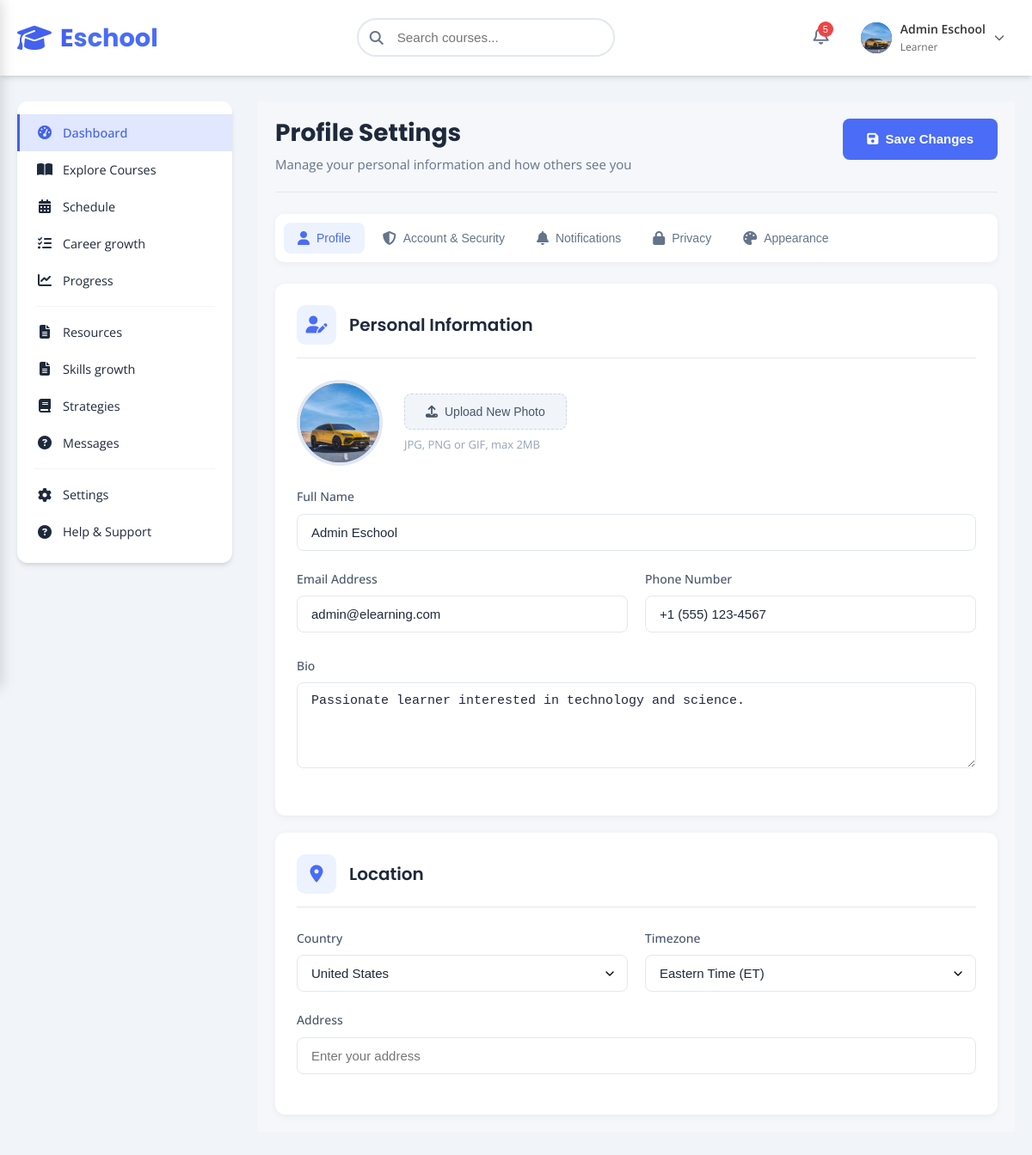
The app's page /settings (signed in), older data.
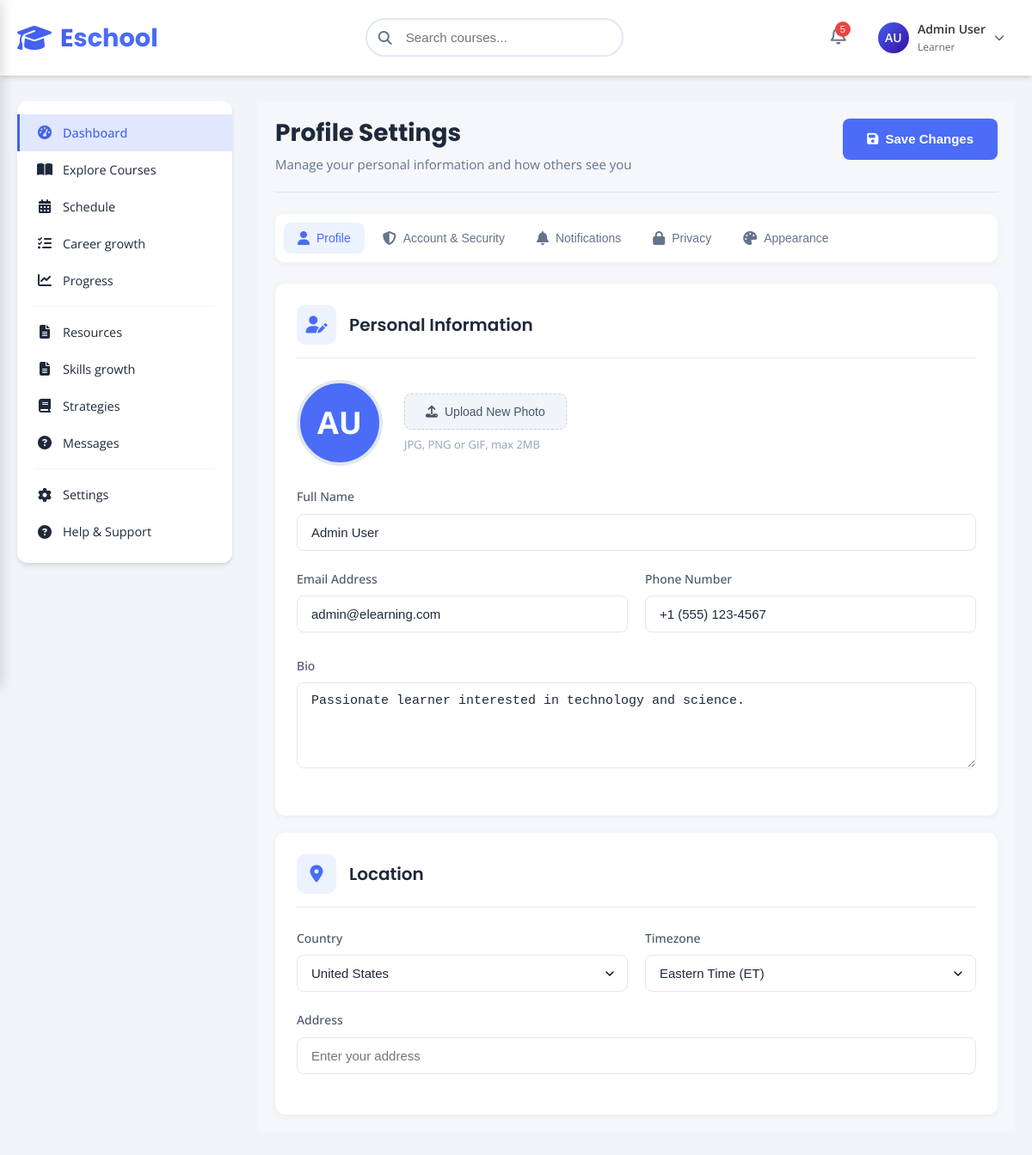
The same page, newer data.
### tables this page shows
CREATE TABLE users (
            id INTEGER PRIMARY KEY AUTOINCREMENT,
            firstname TEXT NOT NULL,
            lastname TEXT NOT NULL,
            email TEXT UNIQUE NOT NULL,
            password TEXT NOT NULL,
            role TEXT DEFAULT 'user'
        , avatar_filename TEXT, bio TEXT, phone TEXT, country TEXT, timezone TEXT, address TEXT, preferences_json TEXT, session_version INTEGER DEFAULT 0, is_active INTEGER DEFAULT 1);

### backen.py (the view)
@app.route('/settings')
def settings():
    if 'user_id' not in session:
        return redirect(url_for('login'))
    return render_template('settings.html')

### backen.py (called while the page is built)
@app.context_processor
def inject_user():
    avatar_url = None
    if 'user_id' in session:
        conn = sqlite3.connect('users.db')
        cursor = conn.cursor()
        cursor.execute('SELECT avatar_filename FROM users WHERE id = ?', (session['user_id'],))
        row = cursor.fetchone()
        conn.close()
        if row and row[0]:
            avatar_url = f"/static/uploads/avatars/{session['user_id']}/{row[0]}"
    return dict(
        firstname=session.get('firstname'),
        lastname=session.get('lastname'),
        user_id=session.get('user_id'),
        role=session.get('role'),
        avatar_url=avatar_url,
        quote_text=session.get('quote_text'),
        quote_author=session.get('quote_author')
    )

### templates/settings.html (shortened to what this page needs)
{% extends "body.html" %}
{% block allcontent %}
<div class="settings-container">
    <div class="settings-header">
        <div class="settings-title">
            <h1 id="pageTitle">Profile Settings</h1>
            <p id="pageDescription">Manage your personal information and how others see you</p>
        </div>
        <button class="save-btn" id="saveSettings" type="button">
            <i class="fas fa-save"></i>
            <span>Save Changes</span>
        </button>
    </div>
    <div class="settings-tabs">
        <button class="settings-tab active" data-section="profile" title="Profile">
            <i class="fas fa-user"></i>
            <span>Profile</span>
        </button>
        <button class="settings-tab" data-section="account" title="Account & Security">
            <i class="fas fa-shield-alt"></i>
            <span>Account & Security</span>
        </button>
        <button class="settings-tab" data-section="notifications" title="Notifications">
            <i class="fas fa-bell"></i>
            <span>Notifications</span>
        </button>
        <button class="settings-tab" data-section="privacy" title="Privacy">
            <i class="fas fa-lock"></i>
            <span>Privacy</span>
        </button>
        <button class="settings-tab" data-section="appearance" title="Appearance">
            <i class="fas fa-palette"></i>
            <span>Appearance</span>
        </button>
    </div>
    <div class="settings-grid">
        <section class="settings-section active" id="profile">
            <div class="settings-card">
                <div class="card-header">
                    <i class="fas fa-user-edit"></i>
                    <h3>Personal Information</h3>
                </div>
                <div class="profile-image-container">
                    <div class="profile-image" id="profileImage">
                        {% if avatar_url %}
                            <img src="{{ avatar_url }}" alt="Profile photo">
                        {% else %}
                            <span id="profileInitials">{{ firstname[0] }}{{ lastname[0] }}</span>
                        {% endif %}
                    </div>
                    <div style="flex: 1; min-width: 200px;">
                        <button class="upload-btn" id="uploadImageBtn" type="button">
                            <i class="fas fa-upload"></i>
                            <span>Upload New Photo</span>
                        </button>
                        <p id="imageHint" style="margin-top: 8px; font-size: 13px; color: #94a3b8; line-height: 1.4;">JPG, PNG or GIF, max 2MB</p>
                    </div>
                </div>
                <div class="form-group" style="margin-top: 25px;">
                    <label for="fullName" class="form-label">Full Name</label>
                    <input type="text" id="fullName" class="form-control" value="{{ firstname }} {{ lastname }}">
                </div>
                <div class="form-row">
                    <div class="form-group">
                        <label for="email" class="form-label">Email Address</label>
                        <input type="email" id="email" class="form-control" value="{{ session.get('email', '') }}">
                    </div>
                    <div class="form-group">
                        <label for="phone" class="form-label">Phone Number</label>
                        <input type="tel" id="phone" class="form-control" value="+1 (555) 123-4567">
                    </div>
                </div>
                <div class="form-group">
                    <label for="bio" class="form-label">Bio</label>
                    <textarea id="bio" class="form-control" rows="4" placeholder="Tell us about yourself...">Passionate learner interested in technology and science.</textarea>
                </div>
            </div>
            <div class="settings-card">
                <div class="card-header">
                    <i class="fas fa-map-marker-alt"></i>
                    <h3>Location</h3>
                </div>
                <div class="form-row">
                    <div class="form-group">
                        <label for="country" class="form-label">Country</label>
                        <select id="country" class="form-control form-select">
                            <option value="us" selected>United States</option>
                        </select>
                    </div>
                    <div class="form-group">
                        <label for="timezone" class="form-label">Timezone</label>
                        <select id="timezone" class="form-control form-select">
                            <option value="est" selected>Eastern Time (ET)</option>
                        </select>
                    </div>
                </div>
                <div class="form-group">
                    <label for="address" class="form-label">Address</label>
                    <input type="text" id="address" class="form-control" placeholder="Enter your address">
                </div>
            </div>
        </section>
    </div>
</div>
{% endblock %}

### templates/body.html (shortened to what this page needs)
<!DOCTYPE html>
<html lang="en">
<head>
    <link rel="stylesheet" href="https://cdnjs.cloudflare.com/ajax/libs/font-awesome/6.4.0/css/all.min.css">
</head>
<body>
    <header class="dashboard-header">
        <div class="header-container">
            <a href="/dashboard" class="logo">
                <i class="fas fa-graduation-cap logo-icon"></i>
                <div class="logo-text">E<span>school</span></div>
            </a>
            <div class="search-wrapper">
                <div class="search-bar">
                    <i class="fas fa-search"></i>
                    <input type="text" id="globalSearchInput" placeholder="Search courses..." autocomplete="off">
                </div>
            </div>
            <div class="header-actions">
                <div class="notification-dropdown" id="notificationDropdown">
                    <button class="notification-btn" id="notificationBtn">
                        <i class="far fa-bell"></i>
                        <span class="notification-badge">3</span>
                    </button>
                </div>
                <div class="user-profile-dropdown" id="userProfileDropdown">
                    <div class="user-profile-trigger" id="userProfileTrigger">
                        <div class="user-avatar" data-profile-avatar>
                            {% if avatar_url %}
                                <img src="{{ avatar_url }}" alt="Profile photo">
                            {% else %}
                                {{ firstname[0] }}{{ lastname[0] }}
                            {% endif %}
                        </div>
                        <div class="user-info">
                            <div class="user-name">{{ firstname }} {{ lastname }}</div>
                            <div class="user-role">Learner</div>
                        </div>
                        <i class="fas fa-chevron-down dropdown-arrow"></i>
                    </div>
                </div>
            </div>
        </div>
    </header>
    <div class="dashboard-layout">
        <nav class="sidebar" id="sidebar">
            <a href="/dashboard" class="nav-item active">
                <i class="fas fa-tachometer-alt"></i>
                <span>Dashboard</span>
            </a>
            <a href="/courses" class="nav-item">
                <i class="fas fa-book-open"></i>
                <span>Explore Courses</span>
            </a>
            <a href="/schedule" class="nav-item">
                <i class="fas fa-calendar-alt"></i>
                <span>Schedule</span>
            </a>
            <a href="/careerD" class="nav-item">
                <i class="fas fa-tasks"></i>
                <span>Career growth</span>
            </a>
            <a href="/progres" class="nav-item">
                <i class="fas fa-chart-line"></i>
                <span>Progress</span>
            </a>
            <div class="nav-divider"></div>
            <a href="/resourses" class="nav-item">
                <i class="fas fa-file-alt"></i>
                <span>Resources</span>
            </a>
            <a href="/skills" class="nav-item">
                <i class="fas fa-file-alt"></i>
                <span>Skills growth</span>
            </a>
            <a href="/strategies" class="nav-item">
                <i class="fas fa-book"></i>
                <span>Strategies</span>
            </a>
            <a href="/messages" class="nav-item">
                <i class="fas fa-question-circle"></i>
                <span>Messages</span>
            </a>
            <div class="nav-divider"></div>
            <a href="/settings" class="nav-item">
                <i class="fas fa-cog"></i>
                <span>Settings</span>
            </a>
            <a href="/support" class="nav-item">
                <i class="fas fa-question-circle"></i>
                <span>Help & Support</span>
            </a>
        </nav>
        <div class="dashboard-content-area">
            {% block allcontent %}
            {% endblock %}
        </div>
    </div>
</body>
</html>

### templates/body.html (style rules this page uses)
:root { --primary-color: #4361ee; --secondary-color: #3a0ca3; --accent-color: #4cc9f0; --success-color: #4ade80; --warning-color: #f59e0b; --danger-color: #ef4444; --light-color: #f8fafc; --dark-color: #1e293b; --gray-color: #64748b; --gray-50: #f9fafb; --gray-100: #f3f4f6; --gray-200: #e5e7eb; --gray-300: #d1d5db; --gray-400: #9ca3af; --gray-500: #6b7280; --gray-600: #4b5563; --gray-700: #374151; --gray-800: #1f2937; --card-shadow: 0 4px 6px -1px rgba(0, 0, 0, 0.1), 0 2px 4px -1px rgba(0, 0, 0, 0.06); --transition: all 0.3s ease; }
* { margin: 0; padding: 0; box-sizing: border-box; }
body { font-family: 'Open Sans', sans-serif; line-height: 1.6; color: var(--dark-color); background-color: #f1f5f9; min-height: 100vh; }
body, .mobile-sidebar, .notifications-list, .search-results-dropdown { scrollbar-width: none; -ms-overflow-style: none; }
.search-wrapper { position: relative; }
.search-bar { position: relative; width: 300px; }
.search-bar input { width: 100%; padding: 12px 20px 12px 45px; border: 2px solid #e2e8f0; border-radius: 25px; font-size: 0.95rem; transition: var(--transition); background: white; }
.search-bar i { position: absolute; left: 15px; top: 50%; transform: translateY(-50%); color: var(--gray-color); }
.user-profile-dropdown { position: relative; cursor: pointer; }
.user-profile-trigger { display: flex; align-items: center; gap: 10px; padding: 8px 12px; border-radius: 8px; transition: background-color 0.3s; }
.user-avatar { width: 36px; height: 36px; background: linear-gradient(135deg, var(--primary-color), var(--secondary-color)); border-radius: 50%; display: flex; align-items: center; justify-content: center; color: white; font-weight: 600; font-size: 14px; flex-shrink: 0; }
.user-info { display: flex; flex-direction: column; }
.user-name { font-weight: 600; font-size: 14px; color: #333; }
.user-role { font-size: 12px; color: #666; }
.dropdown-arrow { font-size: 12px; color: #666; transition: transform 0.3s; }
h1, h2, h3, h4, h5, h6 { font-family: 'Poppins', sans-serif; font-weight: 600; line-height: 1.3; }
.dashboard-header { background-color: white; box-shadow: var(--card-shadow); position: sticky; top: 0; z-index: 1000; }
.header-container { display: flex; justify-content: space-between; align-items: center; padding: 15px 0; flex-wrap: wrap; max-width: 1400px; margin: 0 auto; padding-left: 20px; padding-right: 20px; }
.logo { display: flex; align-items: center; gap: 10px; text-decoration: none; }
.logo-icon { font-size: 2rem; color: var(--primary-color); }
.logo-text { font-family: 'Poppins', sans-serif; font-weight: 700; font-size: 1.8rem; color: var(--primary-color); }
.logo-text span { color: var(--accent-color); }
.header-actions { display: flex; align-items: center; gap: 25px; }
.notification-btn { background: none; border: none; font-size: 1.3rem; color: var(--gray-color); cursor: pointer; position: relative; }
.notification-badge { position: absolute; top: -5px; right: -5px; background-color: var(--danger-color); color: white; width: 18px; height: 18px; border-radius: 50%; font-size: 0.7rem; display: flex; align-items: center; justify-content: center; }
.dashboard-layout { max-width: 1400px; margin: 0 auto; padding: 30px 20px; display: grid; grid-template-columns: 250px 1fr; gap: 30px; min-height: calc(100vh - 120px); }
.sidebar { background-color: white; border-radius: 12px; padding: 15px 0; box-shadow: var(--card-shadow); height: fit-content; position: sticky; top: 100px; }
.sidebar .nav-item { display: flex; align-items: center; gap: 12px; padding: 10px 20px; text-decoration: none; color: var(--dark-color); transition: var(--transition); border-left: 3px solid transparent; font-size: 0.9rem; }
.sidebar .nav-item.active { background-color: #e0e7ff; color: var(--primary-color); border-left-color: var(--primary-color); font-weight: 500; }
.sidebar .nav-item i { width: 18px; text-align: center; font-size: 1rem; flex-shrink: 0; }
.sidebar .nav-divider { height: 1px; background-color: #f1f5f9; margin: 8px 20px; }
.dashboard-content-area { width: 100%; min-width: 0; }
.notification-dropdown { position: relative; }
* { scrollbar-width: none; -ms-overflow-style: none; }

Row changes from the older to the newer data that the page shows:
no longer on this page (row edited): users: firstname "Admin", lastname "Eschool"
Text that changed along with them:
{{ firstname[0] }}: (not shown) → "A"
{{ lastname[0] }}: (not shown) → "U"
{{ firstname }}: (not shown) → "Admin"
{{ lastname }}: (not shown) → "User"
form field firstname: "Admin Eschool" → "Admin User"
